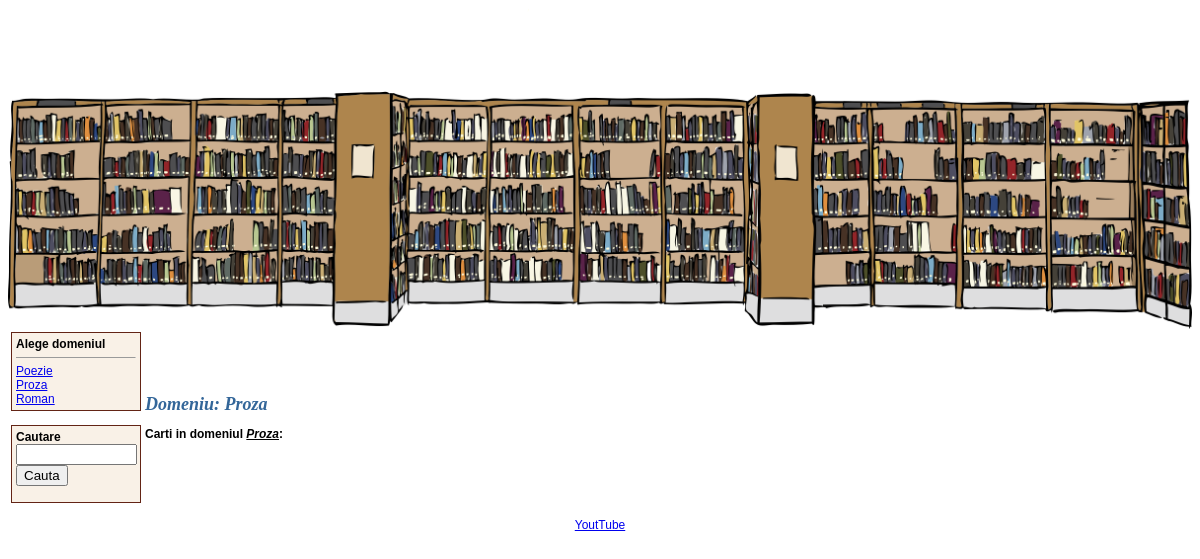
/domain.php?nume_domeniu=Proza, run on an earlier commit of the app's database.
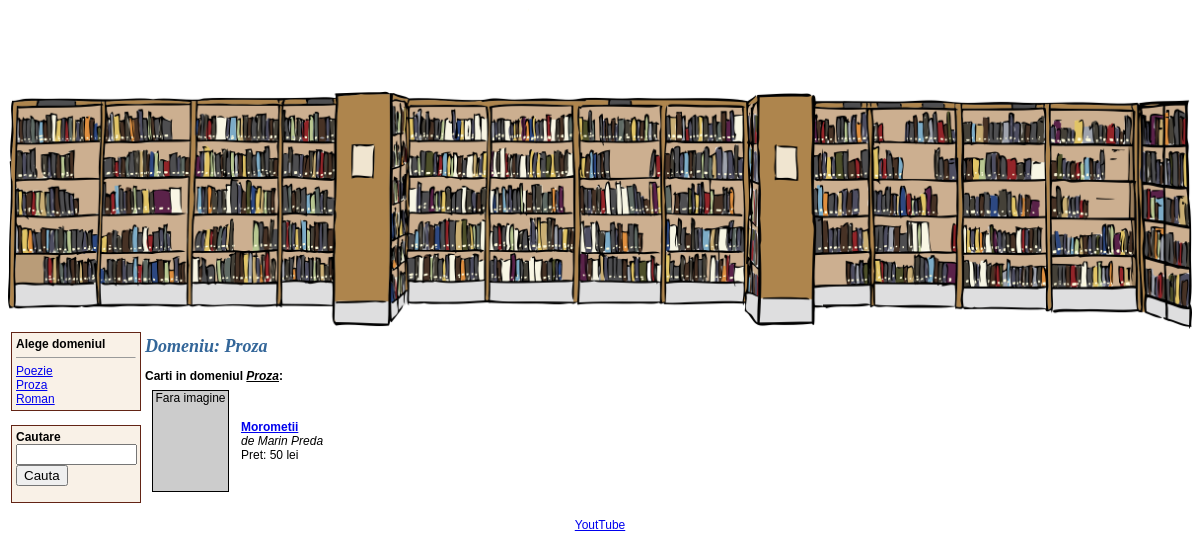
And on a later commit of the database.
### tables this page shows
CREATE TABLE domenii (
`id_domeniu` INT NOT NULL AUTO_INCREMENT ,
`nume_domeniu` TEXT NOT NULL ,
PRIMARY KEY (`id_domeniu`), UNIQUE (`id_domeniu`), INDEX (`id_domeniu`));

CREATE TABLE carti (
`id_carte` INT NOT NULL AUTO_INCREMENT ,
`id_autor` INT NOT NULL ,
`id_domeniu` INT NOT NULL ,
`titlu` TEXT NOT NULL ,
`descriere` TEXT NOT NULL ,
`data` DATE NOT NULL ,
`pret` DOUBLE NOT NULL ,
PRIMARY KEY (`id_carte`), UNIQUE (`id_carte`), INDEX (`id_carte`));

CREATE TABLE autori (
`id_autor` INT NOT NULL AUTO_INCREMENT ,
`nume_autor` TEXT NOT NULL ,
PRIMARY KEY (`id_autor`), UNIQUE (`id_autor`), INDEX (`id_autor`));

### domain.php (the view, shortened to what this page needs)
<?php
include("connect_db.php");
include("page_top.php");
include("menu.php");
$numeDomeniu = $_GET['nume_domeniu'];
?>
<td align="top">
    <h1>Domeniu: <?php print $numeDomeniu ?></h1>
    <b>Carti in domeniul
        <u><i><?php print $numeDomeniu ?></i></u>:
    </b>
    <table cellpadding="5">
        <?php
            $sql = "select * FROM carti, autori, domenii WHERE carti.id_domeniu=domenii.id_domeniu AND carti.id_autor=autori.id_autor AND domenii.nume_domeniu='".$numeDomeniu."'";
            $resursa = mysqli_query($db, $sql);
            while($row = mysqli_fetch_array($resursa))
            {
                ?>
                <tr>
                    <td align="center">
                        <?php
                        $adresaImagine = "coperta".$row['id_carte'].".jpg";
                        if(file_exists($adresaImagine))
                        {
                            print '<img src="'.$adresaImagine.'" width="75" height="100"><br>';
                        }
                        else
                        {
                            print '<div style="width: 75px; height: 100px; border: 1px black solid; background-color: #cccccc">Fara imagine</div>';
                        }
                        ?>
                    </td>
                    <td>
                        <b>
                            <a href="carte.php?id_carte=<?php print $row['id_carte']?>"><?php print $row['titlu'] ?></a>
                        </b>
                        <br><i>de <?php print $row['nume_autor'] ?></i>
                        <br>Pret: <?php print $row['pret'] ?> lei
                    </td>
                </tr>
                <?php
            }
        ?>
    </table>
</td>
<?php
include("page_bottom.php");
?>

### menu.php
<td valign="top" width="125">
    <div style="width:120px; background-color:#F9F1E7; padding:4px; border: solid #632415 1px">
        <b>Alege domeniul</b><HR size="1">
<?php
$sql = "SELECT nume_domeniu FROM domenii ORDER BY nume_domeniu ASC";
$resursa = mysqli_query($db, $sql);
while($row = mysqli_fetch_array($resursa))
{
    print '<a href="domain.php?nume_domeniu='.$row['nume_domeniu'].'">'.$row['nume_domeniu'].'</a><br>';
}
?>
</div>
<br>
<div style="width:120px; background-color:#F9F1E7; padding:4px; border:solid #632415 1px">
	<form action="search.php" method="GET">
	<b>Cautare</b><br>
        <input type="text" name="cuvant" size="12"><br>
	<input type="submit" value="Cauta">
	</form>
</div>
</td>

What changed in the data, as far as the page shows it:
added carti: shows "Fara imagine", titlu "Morometii", id_autor.nume_autor "Marin Preda", pret "50"
